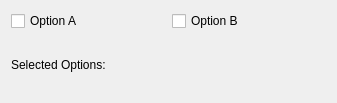
<?xml version="1.0" encoding="UTF-8"?>
<ui version="4.0">
 <class>Form</class>
 <widget class="QWidget" name="Form">
  <property name="geometry">
   <rect>
    <x>0</x>
    <y>0</y>
    <width>337</width>
    <height>103</height>
   </rect>
  </property>
  <property name="windowTitle">
   <string>SRF Tutorial</string>
  </property>
  <layout class="QGridLayout" name="gridLayout">
   <item row="2" column="1" colspan="2">
    <layout class="QHBoxLayout" name="horizontalLayout">
     <item>
      <widget class="QLabel" name="label_2">
       <property name="sizePolicy">
        <sizepolicy hsizetype="Maximum" vsizetype="Preferred">
         <horstretch>0</horstretch>
         <verstretch>0</verstretch>
        </sizepolicy>
       </property>
       <property name="text">
        <string>Selected Options:</string>
       </property>
      </widget>
     </item>
     <item>
      <widget class="QLabel" name="output_label">
       <property name="sizePolicy">
        <sizepolicy hsizetype="MinimumExpanding" vsizetype="Preferred">
         <horstretch>0</horstretch>
         <verstretch>0</verstretch>
        </sizepolicy>
       </property>
       <property name="text">
        <string/>
       </property>
      </widget>
     </item>
    </layout>
   </item>
   <item row="1" column="1">
    <widget class="QCheckBox" name="checkbox_a">
     <property name="text">
      <string>Option A</string>
     </property>
    </widget>
   </item>
   <item row="1" column="2">
    <widget class="QCheckBox" name="checkbox_b">
     <property name="text">
      <string>Option B</string>
     </property>
    </widget>
   </item>
  </layout>
 </widget>
 <resources/>
 <connections/>
</ui>
